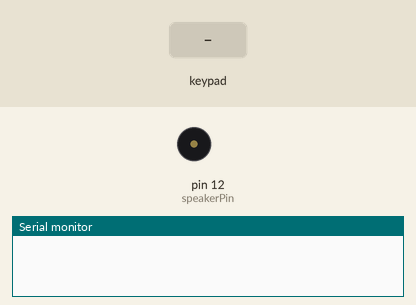
This sketch was run on a simulated Arduino Uno, built with avr-gcc and run on an emulated ATmega328P. On the bench: buzzer (waves = sounding), the last lines printed to the serial monitor. The test bench sets the inputs (shaded band).

Above: at 1.2 s.
1.3 s: key 'a' pressed
At 1.41 s:
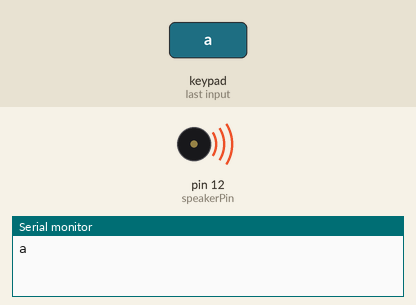
2.9 s: key 'b' pressed
At 4.0 s:
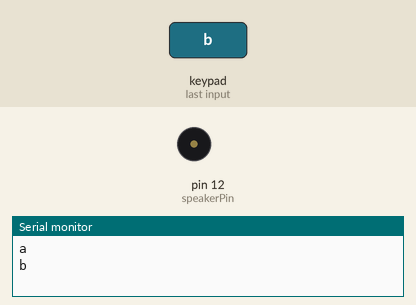
4.4 s: key 'c' pressed
At 5.2 s:
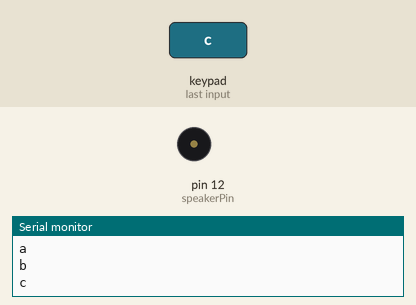
Timing chart, 0 to 7.4 s (numbered marks = the images above; inputs shaded):
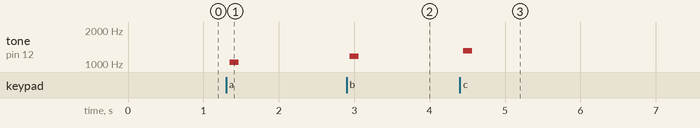

Measured:
- after the input at 1.3 s, tone on pin 12 (speakerPin): silent → 1040 Hz after 0.05 s, → silent 0.12 s later
- after the input at 2.9 s, tone on pin 12 (speakerPin): silent → 1167 Hz at once, → silent 0.12 s later
- after the input at 4.4 s, tone on pin 12 (speakerPin): silent → 1307 Hz at once, → silent 0.12 s later

The sketch:

Keypad.ino
```cpp
#include "Keypad.h"

int speakerPin = 12; // speaker connected to digital pin 12

const byte ROWS = 4; //four rows
const byte COLS = 4; //four columns

char keys[ROWS][COLS] = {
{'a','b','c','d'},
{'e','f','g','h'},
{'i','j','k','l'},
{'m','n','o','p'}
};
byte rowPins[ROWS] = {2, 3, 4, 5}; //connect to the row pinouts of the keypad
byte colPins[COLS] = {6, 7, 8, 9}; //connect to the column pinouts of the keypad

Keypad keypad = Keypad( makeKeymap(keys), rowPins, colPins, ROWS, COLS );

void setup(){

Serial.begin (9600);

pinMode(speakerPin, OUTPUT); // sets the speakerPin to be an output

}

void loop(){
char key = keypad.getKey();

if (key != NO_KEY){
Serial.println(key);

if (key== 'a'){ beep(speakerPin,2093,100);}
if (key== 'b'){ beep(speakerPin,2349,100);}
if (key== 'c'){ beep(speakerPin,2637,100);}
if (key=='d'){ beep(speakerPin,2793,100);}
if (key=='e'){ beep(speakerPin,3136,100);}
if (key=='f'){ beep(speakerPin,3520,100);}
if (key=='g'){ beep(speakerPin,3951,100);}
if (key=='h'){ beep(speakerPin,4186,100);}
///////////////////////////////////////////////
if (key=='i'){ beep(speakerPin,2093,100);}
if (key=='j'){ beep(speakerPin,2349,100);}
if (key=='k'){ beep(speakerPin,2637,100);}
if (key=='l'){ beep(speakerPin,2793,100);}
if (key=='m'){ beep(speakerPin,3136,100);}
if (key=='n'){ beep(speakerPin,3520,100);}
if (key=='o'){ beep(speakerPin,3951,100);}
if (key=='p'){ beep(speakerPin,4186,100);}
}
}

void beep (unsigned char speakerPin, int frequencyInHertz, long timeInMilliseconds){ // the sound producing function
int x;
long delayAmount = (long)(1000000/frequencyInHertz);
long loopTime = (long)((timeInMilliseconds*1000)/(delayAmount*2));
for (x=0;x<loopTime;x++)
{
digitalWrite(speakerPin,HIGH);
delayMicroseconds(delayAmount);
digitalWrite(speakerPin,LOW);
delayMicroseconds(delayAmount);
}
}
```
